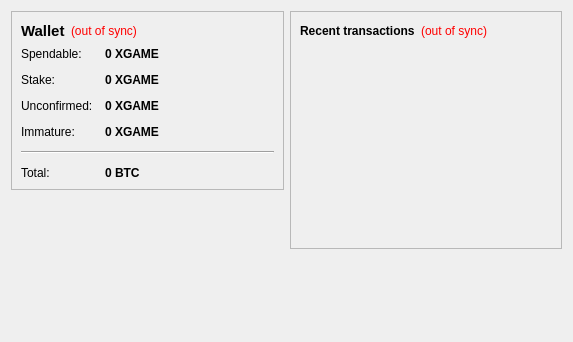
<?xml version="1.0" encoding="UTF-8"?>
<ui version="4.0">
 <class>OverviewPage</class>
 <widget class="QWidget" name="OverviewPage">
  <property name="geometry">
   <rect>
    <x>0</x>
    <y>0</y>
    <width>573</width>
    <height>342</height>
   </rect>
  </property>
  <property name="windowTitle">
   <string>Form</string>
  </property>
  <layout class="QHBoxLayout" name="horizontalLayout" stretch="1,1">
   <item>
    <layout class="QVBoxLayout" name="verticalLayout_2">
     <item>
      <widget class="QFrame" name="frame">
       <property name="frameShape">
        <enum>QFrame::StyledPanel</enum>
       </property>
       <property name="frameShadow">
        <enum>QFrame::Raised</enum>
       </property>
       <layout class="QVBoxLayout" name="verticalLayout_4">
        <item>
         <layout class="QHBoxLayout" name="horizontalLayout_4">
          <item>
           <widget class="QLabel" name="label_5">
            <property name="font">
             <font>
              <pointsize>11</pointsize>
              <weight>75</weight>
              <bold>true</bold>
             </font>
            </property>
            <property name="text">
             <string>Wallet</string>
            </property>
           </widget>
          </item>
          <item>
           <widget class="QLabel" name="labelWalletStatus">
            <property name="toolTip">
             <string>The displayed information may be out of date. Your wallet automatically synchronizes with the XGamecoin network after a connection is established, but this process has not completed yet.</string>
            </property>
            <property name="styleSheet">
             <string notr="true">QLabel { color: red; }</string>
            </property>
            <property name="text">
             <string notr="true">(out of sync)</string>
            </property>
            <property name="alignment">
             <set>Qt::AlignLeading|Qt::AlignLeft|Qt::AlignVCenter</set>
            </property>
           </widget>
          </item>
          <item>
           <spacer name="horizontalSpacer_2">
            <property name="orientation">
             <enum>Qt::Horizontal</enum>
            </property>
            <property name="sizeHint" stdset="0">
             <size>
              <width>40</width>
              <height>20</height>
             </size>
            </property>
           </spacer>
          </item>
         </layout>
        </item>
        <item>
         <layout class="QFormLayout" name="formLayout_2">
          <property name="fieldGrowthPolicy">
           <enum>QFormLayout::AllNonFixedFieldsGrow</enum>
          </property>
          <property name="horizontalSpacing">
           <number>12</number>
          </property>
          <property name="verticalSpacing">
           <number>12</number>
          </property>
          <item row="0" column="0">
           <widget class="QLabel" name="label">
            <property name="text">
             <string>Spendable:</string>
            </property>
           </widget>
          </item>
          <item row="0" column="1">
           <widget class="QLabel" name="labelBalance">
            <property name="font">
             <font>
              <weight>75</weight>
              <bold>true</bold>
             </font>
            </property>
            <property name="cursor">
             <cursorShape>IBeamCursor</cursorShape>
            </property>
            <property name="toolTip">
             <string>Your current spendable balance</string>
            </property>
            <property name="text">
             <string notr="true">0 XGAME</string>
            </property>
            <property name="textInteractionFlags">
             <set>Qt::LinksAccessibleByMouse|Qt::TextSelectableByKeyboard|Qt::TextSelectableByMouse</set>
            </property>
           </widget>
          </item>
          <item row="1" column="0">
           <widget class="QLabel" name="label_6">
            <property name="text">
             <string>Stake:</string>
            </property>
           </widget>
          </item>
          <item row="1" column="1">
           <widget class="QLabel" name="labelStake">
            <property name="font">
             <font>
              <weight>75</weight>
              <bold>true</bold>
             </font>
            </property>
            <property name="cursor">
             <cursorShape>IBeamCursor</cursorShape>
            </property>
            <property name="toolTip">
             <string>Total of coins that was staked, and do not yet count toward the current balance</string>
            </property>
            <property name="text">
             <string notr="true">0 XGAME</string>
            </property>
            <property name="textInteractionFlags">
             <set>Qt::LinksAccessibleByMouse|Qt::TextSelectableByKeyboard|Qt::TextSelectableByMouse</set>
            </property>
           </widget>
          </item>
          <item row="2" column="0">
           <widget class="QLabel" name="label_3">
            <property name="text">
             <string>Unconfirmed:</string>
            </property>
           </widget>
          </item>
          <item row="2" column="1">
           <widget class="QLabel" name="labelUnconfirmed">
            <property name="font">
             <font>
              <weight>75</weight>
              <bold>true</bold>
             </font>
            </property>
            <property name="cursor">
             <cursorShape>IBeamCursor</cursorShape>
            </property>
            <property name="toolTip">
             <string>Total of transactions that have yet to be confirmed, and do not yet count toward the current balance</string>
            </property>
            <property name="text">
             <string notr="true">0 XGAME</string>
            </property>
            <property name="textInteractionFlags">
             <set>Qt::LinksAccessibleByMouse|Qt::TextSelectableByKeyboard|Qt::TextSelectableByMouse</set>
            </property>
           </widget>
          </item>
          <item row="3" column="0">
           <widget class="QLabel" name="labelImmatureText">
            <property name="text">
             <string>Immature:</string>
            </property>
           </widget>
          </item>
          <item row="3" column="1">
           <widget class="QLabel" name="labelImmature">
            <property name="font">
             <font>
              <weight>75</weight>
              <bold>true</bold>
             </font>
            </property>
            <property name="toolTip">
             <string>Mined balance that has not yet matured</string>
            </property>
            <property name="text">
             <string notr="true">0 XGAME</string>
            </property>
            <property name="textInteractionFlags">
             <set>Qt::LinksAccessibleByMouse|Qt::TextSelectableByKeyboard|Qt::TextSelectableByMouse</set>
            </property>
           </widget>
          </item>
          <item row="4" column="0" colspan="2">
           <widget class="Line" name="line">
            <property name="orientation">
             <enum>Qt::Horizontal</enum>
            </property>
           </widget>
          </item>
          <item row="5" column="0">
           <widget class="QLabel" name="labelTotalText">
            <property name="text">
             <string>Total:</string>
            </property>
           </widget>
          </item>
          <item row="5" column="1">
           <widget class="QLabel" name="labelTotal">
            <property name="font">
             <font>
              <weight>75</weight>
              <bold>true</bold>
             </font>
            </property>
            <property name="cursor">
             <cursorShape>IBeamCursor</cursorShape>
            </property>
            <property name="toolTip">
             <string>Your current total balance</string>
            </property>
            <property name="text">
             <string notr="true">0 BTC</string>
            </property>
            <property name="textInteractionFlags">
             <set>Qt::LinksAccessibleByMouse|Qt::TextSelectableByKeyboard|Qt::TextSelectableByMouse</set>
            </property>
           </widget>
          </item>
         </layout>
        </item>
       </layout>
      </widget>
     </item>
     <item>
      <spacer name="verticalSpacer">
       <property name="orientation">
        <enum>Qt::Vertical</enum>
       </property>
       <property name="sizeHint" stdset="0">
        <size>
         <width>20</width>
         <height>40</height>
        </size>
       </property>
      </spacer>
     </item>
    </layout>
   </item>
   <item>
    <layout class="QVBoxLayout" name="verticalLayout_3">
     <item>
      <widget class="QFrame" name="frame_2">
       <property name="frameShape">
        <enum>QFrame::StyledPanel</enum>
       </property>
       <property name="frameShadow">
        <enum>QFrame::Raised</enum>
       </property>
       <layout class="QVBoxLayout" name="verticalLayout">
        <item>
         <layout class="QHBoxLayout" name="horizontalLayout_2">
          <item>
           <widget class="QLabel" name="label_4">
            <property name="text">
             <string>&lt;b&gt;Recent transactions&lt;/b&gt;</string>
            </property>
           </widget>
          </item>
          <item>
           <widget class="QLabel" name="labelTransactionsStatus">
            <property name="toolTip">
             <string>The displayed information may be out of date. Your wallet automatically synchronizes with the XGamecoin network after a connection is established, but this process has not completed yet.</string>
            </property>
            <property name="styleSheet">
             <string notr="true">QLabel { color: red; }</string>
            </property>
            <property name="text">
             <string notr="true">(out of sync)</string>
            </property>
            <property name="alignment">
             <set>Qt::AlignRight|Qt::AlignTrailing|Qt::AlignVCenter</set>
            </property>
           </widget>
          </item>
          <item>
           <spacer name="horizontalSpacer">
            <property name="orientation">
             <enum>Qt::Horizontal</enum>
            </property>
            <property name="sizeHint" stdset="0">
             <size>
              <width>40</width>
              <height>20</height>
             </size>
            </property>
           </spacer>
          </item>
         </layout>
        </item>
        <item>
         <widget class="QListView" name="listTransactions">
          <property name="styleSheet">
           <string notr="true">QListView { background: transparent; }</string>
          </property>
          <property name="frameShape">
           <enum>QFrame::NoFrame</enum>
          </property>
          <property name="verticalScrollBarPolicy">
           <enum>Qt::ScrollBarAlwaysOff</enum>
          </property>
          <property name="horizontalScrollBarPolicy">
           <enum>Qt::ScrollBarAlwaysOff</enum>
          </property>
          <property name="selectionMode">
           <enum>QAbstractItemView::NoSelection</enum>
          </property>
         </widget>
        </item>
       </layout>
      </widget>
     </item>
     <item>
      <spacer name="verticalSpacer_2">
       <property name="orientation">
        <enum>Qt::Vertical</enum>
       </property>
       <property name="sizeHint" stdset="0">
        <size>
         <width>20</width>
         <height>40</height>
        </size>
       </property>
      </spacer>
     </item>
    </layout>
   </item>
  </layout>
 </widget>
 <resources/>
 <connections/>
</ui>
